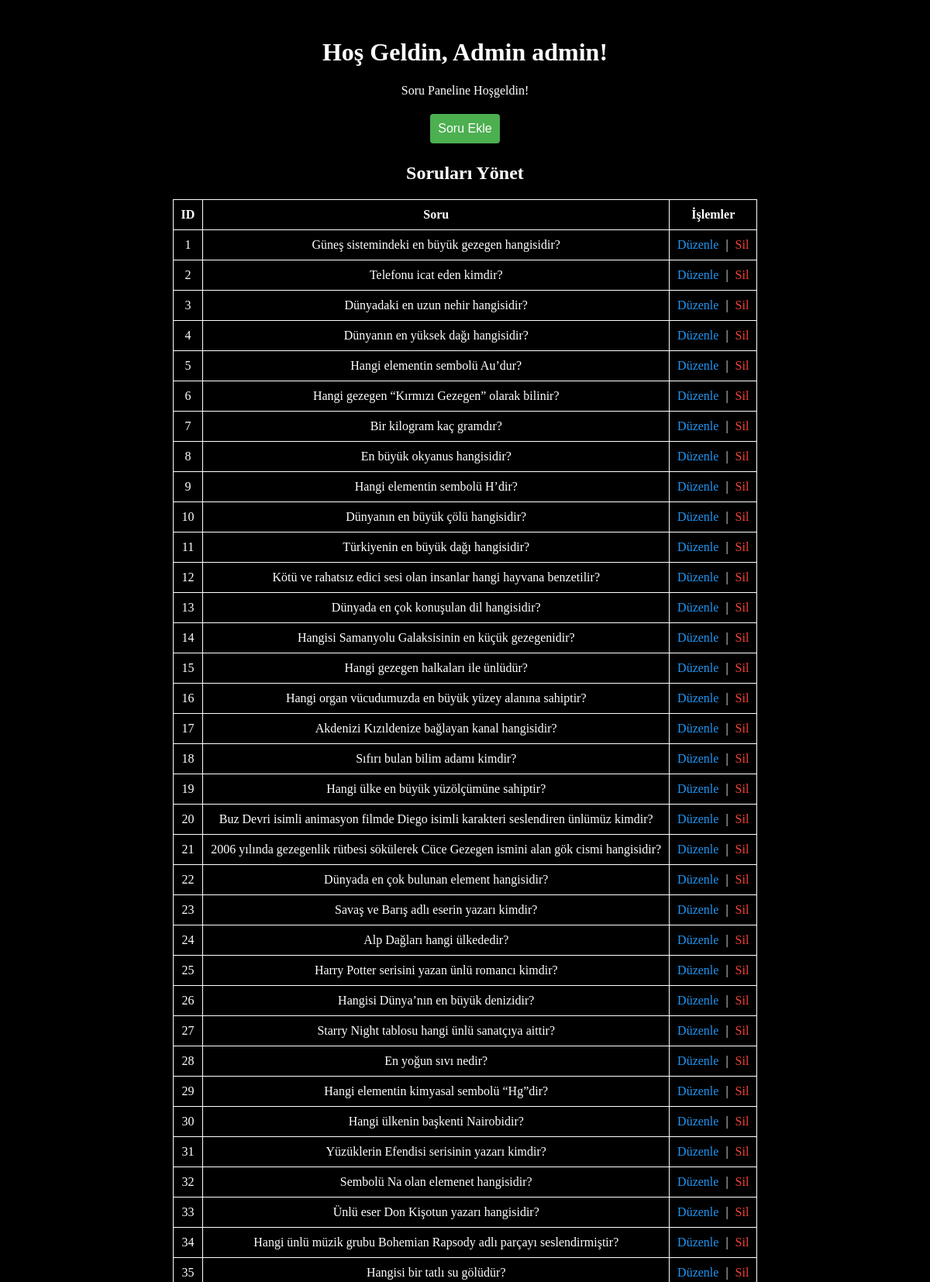
/admin.php (signed in, upper part), run on the app's committed database.
### tables this page shows
CREATE TABLE questions (
    id INTEGER PRIMARY KEY,
    question TEXT,
    option1 TEXT,
    option2 TEXT,
    option3 TEXT,
    option4 TEXT,
    correct_option INTEGER
);

### admin.php (the view, shortened to what this page needs)
<?php
include 'config.php';
try {
    $stmt = $db->query("SELECT * FROM questions");
    $questions = $stmt->fetchAll(PDO::FETCH_ASSOC);
} catch (PDOException $e) {
    die("Sorular alınamadı: " . $e->getMessage());
}
?>
<!DOCTYPE html>
<html lang="tr">
<head>
    <link rel="stylesheet" href="style.css">
</head>
<body style="background-color: black; color: white;">
    <div style="max-width: 800px; margin: auto; padding: 20px;">
        <h1 style="text-align: center;">Hoş Geldin, Admin <?php echo htmlspecialchars($_SESSION['username']); ?>!</h1>
        <p style="text-align: center;">Soru Paneline Hoşgeldin!</p>
        <p style="text-align: center;">
            <a href="add_questions.php" style="text-decoration: none;">
                <button style="padding: 10px; border: none; border-radius: 4px; background-color: #4CAF50; color: white; cursor: pointer;">Soru Ekle</button>
            </a>
        </p>
        <h2 style="text-align: center;">Soruları Yönet</h2>
        <table style="width: 100%; border-collapse: collapse;">
            <thead>
                <tr>
                    <th style="border: 1px solid white; padding: 10px;">ID</th>
                    <th style="border: 1px solid white; padding: 10px;">Soru</th>
                    <th style="border: 1px solid white; padding: 10px;">İşlemler</th>
                </tr>
            </thead>
            <tbody>
                <?php foreach ($questions as $question): ?>
                    <tr>
                        <td style="border: 1px solid white; padding: 10px;"><?php echo htmlspecialchars($question['id']); ?></td>
                        <td style="border: 1px solid white; padding: 10px;"><?php echo htmlspecialchars($question['question']); ?></td>
                        <td style="border: 1px solid white; padding: 10px;">
                            <a href="edit_question.php?id=<?php echo htmlspecialchars($question['id']); ?>" style="color: #2196F3; text-decoration: none;">Düzenle</a>
                            <span style="margin: 0 5px;">|</span>
                            <a href="delete_question.php?id=<?php echo htmlspecialchars($question['id']); ?>" style="color: #F44336; text-decoration: none;">Sil</a>
                        </td>
                    </tr>
                <?php endforeach; ?>
            </tbody>
        </table>
    </div>
</body>
</html>

### style.css (style rules this page uses)
body { background-color: #000000; color: #0e0d0d; display: flex; justify-content: center; align-items: center; height: 100vh; text-align-last: center; }
button { padding: 10px 20px; font-size: 16px; margin: 5px; border-radius: 8px; background-color: #3b3535; color: #fff; cursor: pointer; }

### data on the page
questions: id "1", question "Güneş sistemindeki en büyük gezegen hangisidir?"
questions: id "2", question "Telefonu icat eden kimdir?"
questions: id "3", question "Dünyadaki en uzun nehir hangisidir?"
questions: id "4", question "Dünyanın en yüksek dağı hangisidir?"
questions: id "5", question "Hangi elementin sembolü Au’dur?"
questions: id "6", question "Hangi gezegen “Kırmızı Gezegen” olarak bilinir?"
questions: id "7", question "Bir kilogram kaç gramdır?"
questions: id "8", question "En büyük okyanus hangisidir?"
questions: id "9", question "Hangi elementin sembolü H’dir?"
questions: id "10", question "Dünyanın en büyük çölü hangisidir?"
questions: id "11", question "Türkiyenin en büyük dağı hangisidir?"
questions: id "12", question "Kötü ve rahatsız edici sesi olan insanlar hangi hayvana benzetilir?"
questions: id "13", question "Dünyada en çok konuşulan dil hangisidir?"
questions: id "14", question "Hangisi Samanyolu Galaksisinin en küçük gezegenidir?"
questions: id "15", question "Hangi gezegen halkaları ile ünlüdür?"
questions: id "16", question "Hangi organ vücudumuzda en büyük yüzey alanına sahiptir?"
questions: id "17", question "Akdenizi Kızıldenize bağlayan kanal hangisidir?"
questions: id "18", question "Sıfırı bulan bilim adamı kimdir?"
questions: id "19", question "Hangi ülke en büyük yüzölçümüne sahiptir?"
questions: id "20", question "Buz Devri isimli animasyon filmde Diego isimli karakteri seslendiren ünlümüz kimdir?"
questions: id "21", question "2006 yılında gezegenlik rütbesi sökülerek Cüce Gezegen ismini alan gök cismi hangisidir?"
questions: id "22", question "Dünyada en çok bulunan element hangisidir?"
questions: id "23", question "Savaş ve Barış adlı eserin yazarı kimdir?"
questions: id "24", question "Alp Dağları hangi ülkededir?"
questions: id "25", question "Harry Potter serisini yazan ünlü romancı kimdir?"
questions: id "26", question "Hangisi Dünya’nın en büyük denizidir?"
questions: id "27", question "Starry Night tablosu hangi ünlü sanatçıya aittir?"
questions: id "28", question "En yoğun sıvı nedir?"
questions: id "29", question "Hangi elementin kimyasal sembolü “Hg”dir?"
questions: id "30", question "Hangi ülkenin başkenti Nairobidir?"
questions: id "31", question "Yüzüklerin Efendisi serisinin yazarı kimdir?"
questions: id "32", question "Sembolü Na olan elemenet hangisidir?"
questions: id "33", question "Ünlü eser Don Kişotun yazarı hangisidir?"
questions: id "34", question "Hangi ünlü müzik grubu Bohemian Rapsody adlı parçayı seslendirmiştir?"
questions: id "35", question "Hangisi bir tatlı su gölüdür?"

### other printed values
$_SESSION['username'] "admin"
